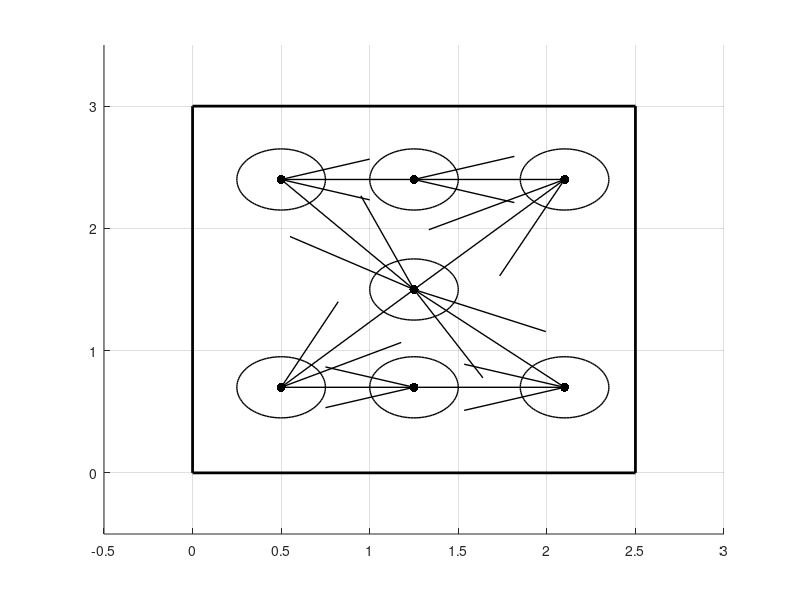

Source code (MATLAB): (Note: this script raises an error after producing the figure.)
%importar o TXT primeiro
% pontos=[
% 0.195,  0.200;
% 0.065,  1.490;
% 0.245,  2.870;
% 1.245,  0.205;
% 1.250,  1.500;
% 1.260,  2.870;
% 2.355,  0.195;
% 2.360,  1.500;
% 2.350,  2.870];

WAYPOINTS = [   
2.10 2.40 0; %p9
1.25 2.40 0; %p6
0.50 2.40 0; %p3
1.25 1.50 0; %p5
0.50 0.70 0; %p1
1.25 0.70 0; %p4
2.10 0.70 0; %p7
1.25 1.50 0; %p5
            ];
        
% Responsável por iniciar a figura
close all
figure('pos',[400 50 600 600])
%axis equal;
axis([-0.5 3 -0.5 3.5]);
grid on;
hold on;

%Linhas das extremidades.
plot([0     0],[0 3],'k','LineWidth',2);
plot([0   2.5],[3 3],'k','LineWidth',2);
plot([2.5 2.5],[0 3],'k','LineWidth',2);
plot([0   2.5],[0 0],'k','LineWidth',2);

% plot(pontos(:,1), pontos(:,2), '.', 'MarkerSize',20,'Color', 'k')
for p=1:7
    plot(WAYPOINTS(p,1), WAYPOINTS(p,2), '.', 'MarkerSize',20,'Color', 'k')
    viscircles([WAYPOINTS(p,1) WAYPOINTS(p,2)],0.25, 'Color', 'k', 'LineWidth', 1);
end

for p=1:7
    dp(1)=WAYPOINTS(p+1,1)-WAYPOINTS(p,1);
    dp(2)=WAYPOINTS(p+1,2)-WAYPOINTS(p,2);
    quiver(WAYPOINTS(p,1),WAYPOINTS(p,2),dp(1),dp(2),0, 'color', [0 0 0],'Linewidth', 1, 'MaxHeadSize',0.4)
end
quiver(WAYPOINTS(8,1),WAYPOINTS(8,2),WAYPOINTS(1,1)-WAYPOINTS(8,1),WAYPOINTS(1,2)-WAYPOINTS(8,2),0, 'color', [0 0 0],'Linewidth', 1, 'MaxHeadSize',0.4)

%testes de 1 a 3
% i=205:402
% i=406:604

for i=205:402
    p1 = plot([min(Px_est(i-1),2.5) min(Px_est(i),2.5)], [Py_est(i-1) Py_est(i)], 'b');
    p2 = plot(LSx(i), LSy(i), 'o', 'MarkerSize',5,'Color', 'r');
    %pause(0.1);
end

xlabel('X[m]','FontSize',14); ylabel('Y[m]','FontSize',14);
% title('Trajetória estimada utilizando apenas a IMU');
legend([p1,p2],'posição estimada por integração da IMU','posição calculada pelo SILA');

pause(1);
output_img = 'trajetoria_dead_reckoning';
print(output_img,'-dpng');
% command = ['mv', ' ' , output_img, '.png ./figures/'];
% system(command);
